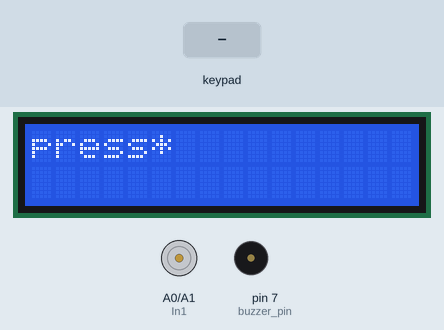
A sketch run on a simulated Arduino Uno, built with avr-gcc and run on an emulated ATmega328P. On the bench: 16×2 character LCD, motor-driver pin pairs drawn as motors (green arrow = first pin HIGH = forward, orange = second pin HIGH = backward, longer = more drive, scaled by the enable pin), buzzer (waves = sounding). The inputs (shaded band) are chosen by the test bench.

Above: at 2.0 s.
2.1 s: key '*' pressed
At 2.7 s:
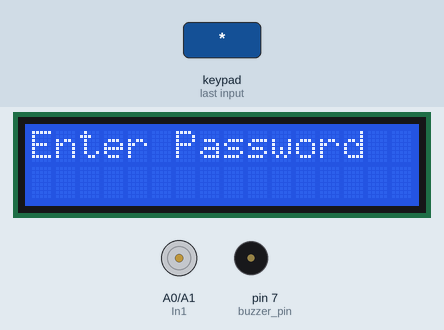
3.6 s: keypad keys 1 2 3 4 pressed 0.4 s apart
At 6.7 s:
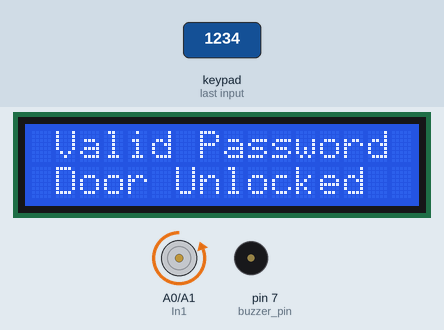
7.3 s: key '*' pressed
10.3 s: keypad keys 3 2 1 0 pressed 0.4 s apart
At 13.6 s:
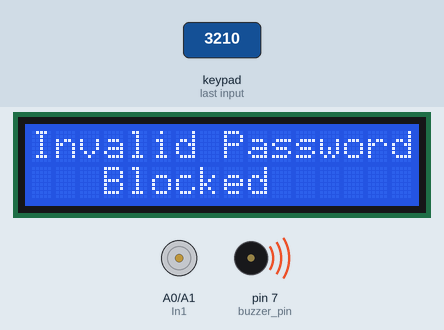
Timing chart, 0 to 16.1 s (numbered marks = the images above; inputs shaded):
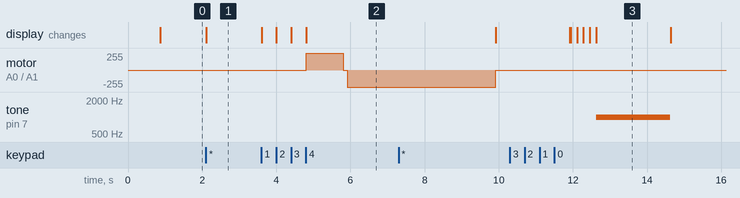

The sketch:

code.ino
```cpp
#include <Keypad.h>
#include <LiquidCrystal.h>

LiquidCrystal lcd(13, 12, 11, 10, 9, 8);

const byte ROWS = 4; //four rows
const byte COLS = 3; //three columns

//define the symbol on the button of the key pad
char hexaKeys[ROWS][COLS] = {
  {'1','2','3'},
  {'4','5','6'},
  {'7','8','9'},
  {'*','0','#'}
};

byte rowPin[ROWS] = {3,2,1,0}; //connect to the row pinouts of the keypad
byte colPin[COLS] = {6,5,4}; //connect to the column pinout of the keypad

//intialize an instance of class new keypad
Keypad myKeypad = Keypad(makeKeymap(hexaKeys), rowPin, colPin, ROWS, COLS);

//motor driver set pin with arduino
int In1 = A0;
int In2 = A1;
int EA = A2;

//create password
char password[4] = {'1','2','3','4'};
char userPress[4];

void setup(){
  //pin configuration
  pinMode(7, OUTPUT); //buzzer pin
  pinMode(EA, OUTPUT); // motor pins
  pinMode(In1, OUTPUT);
  pinMode(In2, OUTPUT);

  digitalWrite(In1, 0);
  digitalWrite(In2, 0);

  lcd.begin(16,2); //set up the lcd's number of columns and rows
  lcd.setCursor(1,0);
  lcd.println("Welcome TO");
  lcd.setCursor(2,1);
  lcd.println("My Door Lock");
  delay(800);
  lcd.clear();
  lcd.println("press*");


}

void loop(){

  byte keyCount = 0;
  char keypressed = myKeypad.getKey();
  if (keypressed != NO_KEY) {
    if (keypressed == '*') {
        boolean a = 1;
        lcd.clear();
        lcd.println("Enter Password");
        lcd.setCursor(0,1);

        while (a) {
          keypressed = myKeypad.getKey();

          if (keypressed != NO_KEY) {
            userPress[keyCount] = keypressed;
            lcd.println("*");
            keyCount++;

            if (keyCount == 4) a=0;
            }
        }
        check_password();
      }
    }
  }

void dire(){
  analogWrite(EA, 225);

  //turn on motor A
  digitalWrite(In1, 1);
  digitalWrite(In2, 0);
  delay(1000);

  //off
  digitalWrite(In1, 0);
  digitalWrite(In2, 0);
  delay(100);

  //change direction motor A
  digitalWrite(In1, 0);
  digitalWrite(In2, 1);
  delay(1000);


}

//to turn off the motor
void motorOff(){
  digitalWrite(In1, 0);
  digitalWrite(In2, 0);
}

//to check password
void check_password(){
  byte b = 0;
  for (int i=0; i<4; i++) {
    if (userPress[i] == password[i]) {
      b++;
    }
  }
  if (b == 4) {
    lcd.clear();
    lcd.setCursor(1,0);
    lcd.println("Valid Password");
    lcd.setCursor(1,2);
    lcd.println("Door Unlocked");

    dire(); //run the motor
    delay(3000);
    lcd.clear();
    lcd.println("Door Locked");
    motorOff(); //off the motor
    delay(2000);
    lcd.clear();
    lcd.println("Press*");
 }
else {
  lcd.clear();
  lcd.setCursor(0,0);
  lcd.println("Invalid Password");
  lcd.setCursor(3,2);
  lcd.println("Blocked");

  //buzzer on
  tone(7, 1000);
  digitalWrite(7, HIGH);
  delay(2000);
  noTone(7);
  digitalWrite(7, LOW);
  lcd.clear();
  lcd.println("press*");
  }
}
```

Measured:
- after the input at 2.1 s, the display: changes at once (image 1)
- after the input at 3.6 s, motor on A0 (In1) / A1 (In2): stopped → forward 255/255 after 1.2 s, → stopped 1.0 s later, → backward 255/255 0.10 s later; the display: first changes at once (image 2 shows a later state)
- after the input at 10.3 s, tone on pin 7 (buzzer_pin): silent → 1000 Hz after 2.3 s, → silent 2.0 s later; the display: first differs from a run without the input after 1.8 s (image 3 shows a later state)
